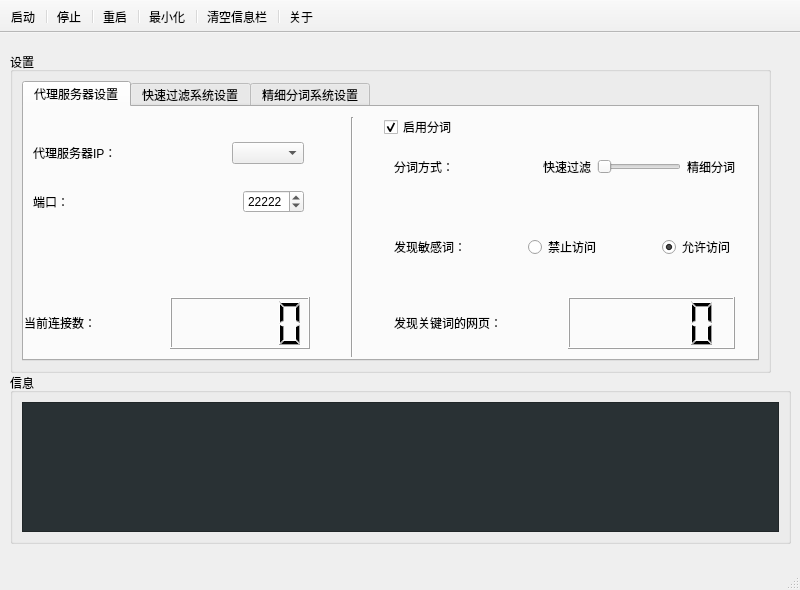
<?xml version="1.0" encoding="UTF-8"?>
<ui version="4.0">
 <class>MainWindow</class>
 <widget class="QMainWindow" name="MainWindow">
  <property name="geometry">
   <rect>
    <x>0</x>
    <y>0</y>
    <width>800</width>
    <height>590</height>
   </rect>
  </property>
  <property name="windowTitle">
   <string>MainWindow</string>
  </property>
  <widget class="QWidget" name="centralwidget">
   <widget class="QGroupBox" name="groupBox">
    <property name="geometry">
     <rect>
      <x>10</x>
      <y>340</y>
      <width>781</width>
      <height>171</height>
     </rect>
    </property>
    <property name="title">
     <string>信息</string>
    </property>
    <layout class="QGridLayout" name="gridLayout_2">
     <item row="0" column="0">
      <widget class="QTextBrowser" name="text_output">
       <property name="cursor" stdset="0">
        <cursorShape>IBeamCursor</cursorShape>
       </property>
       <property name="contextMenuPolicy">
        <enum>Qt::DefaultContextMenu</enum>
       </property>
       <property name="styleSheet">
        <string notr="true">background-color: #293134;
color: #e0e2e4;</string>
       </property>
       <property name="openLinks">
        <bool>false</bool>
       </property>
      </widget>
     </item>
    </layout>
   </widget>
   <widget class="QGroupBox" name="groupBox_2">
    <property name="geometry">
     <rect>
      <x>10</x>
      <y>19</y>
      <width>761</width>
      <height>321</height>
     </rect>
    </property>
    <property name="title">
     <string>设置</string>
    </property>
    <layout class="QGridLayout" name="gridLayout">
     <item row="0" column="0">
      <widget class="QTabWidget" name="tabWidgetOPTIONS">
       <property name="currentIndex">
        <number>0</number>
       </property>
       <widget class="QWidget" name="tab1">
        <attribute name="title">
         <string>代理服务器设置</string>
        </attribute>
        <widget class="Line" name="line">
         <property name="geometry">
          <rect>
           <x>320</x>
           <y>10</y>
           <width>16</width>
           <height>240</height>
          </rect>
         </property>
         <property name="orientation">
          <enum>Qt::Vertical</enum>
         </property>
        </widget>
        <widget class="QCheckBox" name="checkBox_FENCI_isopen">
         <property name="geometry">
          <rect>
           <x>360</x>
           <y>10</y>
           <width>71</width>
           <height>20</height>
          </rect>
         </property>
         <property name="text">
          <string>启用分词</string>
         </property>
         <property name="checked">
          <bool>true</bool>
         </property>
        </widget>
        <widget class="QWidget" name="">
         <property name="geometry">
          <rect>
           <x>0</x>
           <y>190</y>
           <width>286</width>
           <height>52</height>
          </rect>
         </property>
         <layout class="QHBoxLayout" name="horizontalLayout_7">
          <item>
           <widget class="QLabel" name="label_8">
            <property name="text">
             <string>当前连接数：</string>
            </property>
           </widget>
          </item>
          <item>
           <widget class="QLCDNumber" name="lcdNumber_connect">
            <property name="minimumSize">
             <size>
              <width>100</width>
              <height>50</height>
             </size>
            </property>
           </widget>
          </item>
         </layout>
        </widget>
        <widget class="QWidget" name="">
         <property name="geometry">
          <rect>
           <x>370</x>
           <y>190</y>
           <width>341</width>
           <height>52</height>
          </rect>
         </property>
         <layout class="QHBoxLayout" name="horizontalLayout_6">
          <item>
           <widget class="QLabel" name="label_9">
            <property name="text">
             <string>发现关键词的网页：</string>
            </property>
           </widget>
          </item>
          <item>
           <widget class="QLCDNumber" name="lcdNumber_FENCI">
            <property name="minimumSize">
             <size>
              <width>100</width>
              <height>50</height>
             </size>
            </property>
           </widget>
          </item>
         </layout>
        </widget>
        <widget class="QWidget" name="">
         <property name="geometry">
          <rect>
           <x>9</x>
           <y>35</y>
           <width>271</width>
           <height>71</height>
          </rect>
         </property>
         <layout class="QVBoxLayout" name="verticalLayout">
          <item>
           <layout class="QHBoxLayout" name="horizontalLayout">
            <item>
             <widget class="QLabel" name="label_1">
              <property name="text">
               <string>代理服务器IP：</string>
              </property>
             </widget>
            </item>
            <item>
             <spacer name="horizontalSpacer_1">
              <property name="orientation">
               <enum>Qt::Horizontal</enum>
              </property>
              <property name="sizeHint" stdset="0">
               <size>
                <width>40</width>
                <height>20</height>
               </size>
              </property>
             </spacer>
            </item>
            <item>
             <widget class="QComboBox" name="comboBox_serverIP"/>
            </item>
           </layout>
          </item>
          <item>
           <spacer name="verticalSpacer_2">
            <property name="orientation">
             <enum>Qt::Vertical</enum>
            </property>
            <property name="sizeHint" stdset="0">
             <size>
              <width>20</width>
              <height>56</height>
             </size>
            </property>
           </spacer>
          </item>
          <item>
           <layout class="QHBoxLayout" name="horizontalLayout_2">
            <item>
             <widget class="QLabel" name="label_2">
              <property name="text">
               <string>端口：</string>
              </property>
             </widget>
            </item>
            <item>
             <spacer name="horizontalSpacer_2">
              <property name="orientation">
               <enum>Qt::Horizontal</enum>
              </property>
              <property name="sizeHint" stdset="0">
               <size>
                <width>40</width>
                <height>20</height>
               </size>
              </property>
             </spacer>
            </item>
            <item>
             <widget class="QSpinBox" name="spinBox_serverPort">
              <property name="minimum">
               <number>1024</number>
              </property>
              <property name="maximum">
               <number>65535</number>
              </property>
              <property name="value">
               <number>22222</number>
              </property>
             </widget>
            </item>
           </layout>
          </item>
         </layout>
        </widget>
        <widget class="QWidget" name="">
         <property name="geometry">
          <rect>
           <x>370</x>
           <y>50</y>
           <width>341</width>
           <height>102</height>
          </rect>
         </property>
         <layout class="QVBoxLayout" name="verticalLayout_2">
          <item>
           <layout class="QHBoxLayout" name="horizontalLayout_4">
            <item>
             <widget class="QLabel" name="label">
              <property name="text">
               <string>分词方式：</string>
              </property>
             </widget>
            </item>
            <item>
             <spacer name="horizontalSpacer">
              <property name="orientation">
               <enum>Qt::Horizontal</enum>
              </property>
              <property name="sizeHint" stdset="0">
               <size>
                <width>40</width>
                <height>20</height>
               </size>
              </property>
             </spacer>
            </item>
            <item>
             <layout class="QHBoxLayout" name="horizontalLayout_3">
              <item>
               <widget class="QLabel" name="label_3">
                <property name="text">
                 <string>快速过滤</string>
                </property>
               </widget>
              </item>
              <item>
               <widget class="QSlider" name="horizontalSlider_FENCI_select">
                <property name="maximum">
                 <number>99</number>
                </property>
                <property name="singleStep">
                 <number>99</number>
                </property>
                <property name="pageStep">
                 <number>99</number>
                </property>
                <property name="orientation">
                 <enum>Qt::Horizontal</enum>
                </property>
               </widget>
              </item>
              <item>
               <widget class="QLabel" name="label_4">
                <property name="text">
                 <string>精细分词</string>
                </property>
               </widget>
              </item>
             </layout>
            </item>
           </layout>
          </item>
          <item>
           <spacer name="verticalSpacer_4">
            <property name="orientation">
             <enum>Qt::Vertical</enum>
            </property>
            <property name="sizeHint" stdset="0">
             <size>
              <width>20</width>
              <height>40</height>
             </size>
            </property>
           </spacer>
          </item>
          <item>
           <layout class="QHBoxLayout" name="horizontalLayout_5">
            <item>
             <widget class="QLabel" name="label_5">
              <property name="text">
               <string>发现敏感词：</string>
              </property>
             </widget>
            </item>
            <item>
             <spacer name="horizontalSpacer_3">
              <property name="orientation">
               <enum>Qt::Horizontal</enum>
              </property>
              <property name="sizeHint" stdset="0">
               <size>
                <width>40</width>
                <height>20</height>
               </size>
              </property>
             </spacer>
            </item>
            <item>
             <widget class="QRadioButton" name="radioButton_refuseHTML">
              <property name="text">
               <string>禁止访问</string>
              </property>
              <property name="checked">
               <bool>false</bool>
              </property>
             </widget>
            </item>
            <item>
             <spacer name="horizontalSpacer_4">
              <property name="orientation">
               <enum>Qt::Horizontal</enum>
              </property>
              <property name="sizeHint" stdset="0">
               <size>
                <width>40</width>
                <height>20</height>
               </size>
              </property>
             </spacer>
            </item>
            <item>
             <widget class="QRadioButton" name="radioButton_onlyLOG">
              <property name="text">
               <string>允许访问</string>
              </property>
              <property name="checked">
               <bool>true</bool>
              </property>
             </widget>
            </item>
           </layout>
          </item>
         </layout>
        </widget>
       </widget>
       <widget class="QWidget" name="tab2">
        <attribute name="title">
         <string>快速过滤系统设置</string>
        </attribute>
        <widget class="QCheckBox" name="checkBox_KS_Details">
         <property name="geometry">
          <rect>
           <x>20</x>
           <y>50</y>
           <width>91</width>
           <height>20</height>
          </rect>
         </property>
         <property name="text">
          <string>输出详细信息</string>
         </property>
        </widget>
        <widget class="Line" name="line_2">
         <property name="geometry">
          <rect>
           <x>260</x>
           <y>10</y>
           <width>20</width>
           <height>231</height>
          </rect>
         </property>
         <property name="orientation">
          <enum>Qt::Vertical</enum>
         </property>
        </widget>
        <widget class="QCheckBox" name="checkBox_KS_savehistory">
         <property name="geometry">
          <rect>
           <x>20</x>
           <y>90</y>
           <width>101</width>
           <height>20</height>
          </rect>
         </property>
         <property name="text">
          <string>记录日志文件</string>
         </property>
        </widget>
        <widget class="QWidget" name="layoutWidget">
         <property name="geometry">
          <rect>
           <x>10</x>
           <y>140</y>
           <width>198</width>
           <height>70</height>
          </rect>
         </property>
         <layout class="QGridLayout" name="gridLayout_3">
          <item row="0" column="0">
           <widget class="QLabel" name="label_6">
            <property name="text">
             <string>扫描模式:</string>
            </property>
           </widget>
          </item>
          <item row="1" column="0">
           <widget class="QRadioButton" name="radioButton_KSMODE_0">
            <property name="text">
             <string>正常扫描模式</string>
            </property>
            <property name="checked">
             <bool>true</bool>
            </property>
           </widget>
          </item>
          <item row="1" column="1">
           <widget class="QRadioButton" name="radioButton_KSMODE_1">
            <property name="text">
             <string>形变扫描模式</string>
            </property>
           </widget>
          </item>
          <item row="2" column="0">
           <widget class="QRadioButton" name="radioButton_KSMODE_2">
            <property name="text">
             <string>拼音扫描模式</string>
            </property>
           </widget>
          </item>
          <item row="2" column="1">
           <widget class="QRadioButton" name="radioButton_KSMODE_3">
            <property name="text">
             <string>校对扫描模式</string>
            </property>
           </widget>
          </item>
         </layout>
        </widget>
        <widget class="QWidget" name="">
         <property name="geometry">
          <rect>
           <x>310</x>
           <y>10</y>
           <width>421</width>
           <height>241</height>
          </rect>
         </property>
         <layout class="QVBoxLayout" name="verticalLayout_3">
          <item>
           <layout class="QHBoxLayout" name="horizontalLayout_8">
            <item>
             <widget class="QPushButton" name="pushButton_KS_load">
              <property name="text">
               <string>读取词库</string>
              </property>
             </widget>
            </item>
            <item>
             <widget class="QPushButton" name="pushButton_KS_save">
              <property name="text">
               <string>保存修改</string>
              </property>
             </widget>
            </item>
            <item>
             <widget class="QPushButton" name="pushButton_KS_addLine">
              <property name="text">
               <string>添加行</string>
              </property>
             </widget>
            </item>
            <item>
             <widget class="QPushButton" name="pushButton_KS_delLine">
              <property name="text">
               <string>删除行</string>
              </property>
             </widget>
            </item>
            <item>
             <widget class="QPushButton" name="pushButton_KS_inLine">
              <property name="text">
               <string>插入行</string>
              </property>
             </widget>
            </item>
           </layout>
          </item>
          <item>
           <widget class="QTableView" name="tableView_KS"/>
          </item>
         </layout>
        </widget>
       </widget>
       <widget class="QWidget" name="tab3">
        <attribute name="title">
         <string>精细分词系统设置</string>
        </attribute>
        <widget class="QPushButton" name="pushButton_NLPIR_import">
         <property name="geometry">
          <rect>
           <x>210</x>
           <y>80</y>
           <width>81</width>
           <height>24</height>
          </rect>
         </property>
         <property name="text">
          <string>导入用户词库</string>
         </property>
        </widget>
        <widget class="QLabel" name="label_7">
         <property name="geometry">
          <rect>
           <x>10</x>
           <y>140</y>
           <width>551</width>
           <height>101</height>
          </rect>
         </property>
         <property name="text">
          <string>1. 如果用户词有空格，需要采用[]括起来，例如： [Bill Clinton] nrf
2. 如果需要该用户词作为文章的关键词输出，必须用户词性标注为：key,如：科学发展观 key
3. 如果将一个词是人名，同时又希望作为关键词输出，则需要标注为key_nr，如 钟南山 key_nr
4. 如果将一个词是地名，同时又希望作为关键词输出，则需要标注为key_ns，如 钓鱼岛 key_ns
5. 如果将一个词是机构名，同时又希望作为关键词输出，则需要标注为key_nr，如 国安委 key_nt</string>
         </property>
        </widget>
        <widget class="QPushButton" name="pushButton_openNLPIRlog">
         <property name="geometry">
          <rect>
           <x>600</x>
           <y>140</y>
           <width>75</width>
           <height>24</height>
          </rect>
         </property>
         <property name="text">
          <string>打开日志</string>
         </property>
        </widget>
        <widget class="QPushButton" name="pushButton_clearNLPIRlog">
         <property name="geometry">
          <rect>
           <x>600</x>
           <y>190</y>
           <width>75</width>
           <height>24</height>
          </rect>
         </property>
         <property name="text">
          <string>清空日志</string>
         </property>
        </widget>
        <widget class="Line" name="line_3">
         <property name="geometry">
          <rect>
           <x>543</x>
           <y>30</y>
           <width>20</width>
           <height>211</height>
          </rect>
         </property>
         <property name="orientation">
          <enum>Qt::Vertical</enum>
         </property>
        </widget>
        <widget class="QPushButton" name="pushButton_NLPIR_help">
         <property name="geometry">
          <rect>
           <x>600</x>
           <y>90</y>
           <width>75</width>
           <height>24</height>
          </rect>
         </property>
         <property name="text">
          <string>帮助</string>
         </property>
        </widget>
       </widget>
      </widget>
     </item>
    </layout>
   </widget>
  </widget>
  <widget class="QToolBar" name="toolbar">
   <property name="windowTitle">
    <string/>
   </property>
   <property name="movable">
    <bool>false</bool>
   </property>
   <property name="toolButtonStyle">
    <enum>Qt::ToolButtonTextUnderIcon</enum>
   </property>
   <attribute name="toolBarArea">
    <enum>TopToolBarArea</enum>
   </attribute>
   <attribute name="toolBarBreak">
    <bool>false</bool>
   </attribute>
   <addaction name="action_start"/>
   <addaction name="separator"/>
   <addaction name="action_stopServer"/>
   <addaction name="separator"/>
   <addaction name="action_reboot"/>
   <addaction name="separator"/>
   <addaction name="action_mini"/>
   <addaction name="separator"/>
   <addaction name="action_clearinfotext"/>
   <addaction name="separator"/>
   <addaction name="action_about"/>
  </widget>
  <widget class="QStatusBar" name="statusbar"/>
  <action name="action_start">
   <property name="icon">
    <iconset resource="image.qrc">
     <normaloff>:/image/QResource/start.svg</normaloff>:/image/QResource/start.svg</iconset>
   </property>
   <property name="text">
    <string>启动</string>
   </property>
  </action>
  <action name="action_clearinfotext">
   <property name="icon">
    <iconset resource="image.qrc">
     <normaloff>:/image/QResource/delete.svg</normaloff>:/image/QResource/delete.svg</iconset>
   </property>
   <property name="text">
    <string>清空信息栏</string>
   </property>
  </action>
  <action name="action_stopServer">
   <property name="icon">
    <iconset resource="image.qrc">
     <normaloff>:/image/QResource/stop.svg</normaloff>:/image/QResource/stop.svg</iconset>
   </property>
   <property name="text">
    <string>停止</string>
   </property>
  </action>
  <action name="action_reboot">
   <property name="icon">
    <iconset resource="image.qrc">
     <normaloff>:/image/QResource/reboot.svg</normaloff>:/image/QResource/reboot.svg</iconset>
   </property>
   <property name="text">
    <string>重启</string>
   </property>
  </action>
  <action name="action_mini">
   <property name="icon">
    <iconset resource="image.qrc">
     <normaloff>:/image/QResource/mini.svg</normaloff>:/image/QResource/mini.svg</iconset>
   </property>
   <property name="text">
    <string>最小化</string>
   </property>
  </action>
  <action name="action_about">
   <property name="icon">
    <iconset resource="image.qrc">
     <normaloff>:/image/QResource/about.svg</normaloff>:/image/QResource/about.svg</iconset>
   </property>
   <property name="text">
    <string>关于</string>
   </property>
  </action>
 </widget>
 <resources>
  <include location="image.qrc"/>
 </resources>
 <connections/>
</ui>
